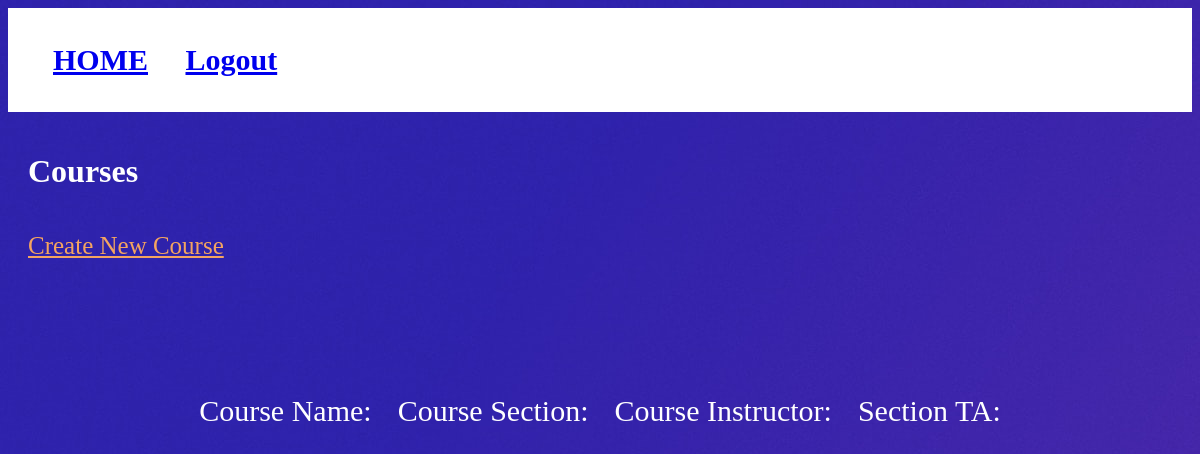
The page /home/viewcourse.html on the database as committed earlier.
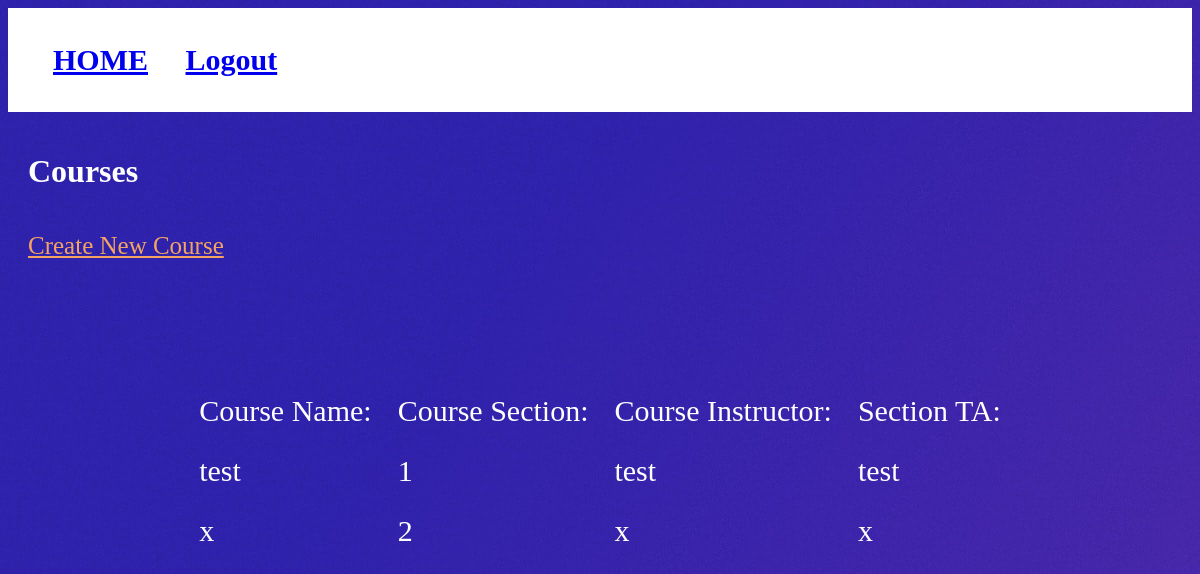
The same page on the database as committed later.
### PurplePanda/models.py (models this page shows, shortened)
class MyCourses(models.Model):
    courseName = models.CharField(max_length=20)
    courseSection = models.IntegerField(default=0)
    courseInstructor = models.CharField(max_length=50, default=None)
    courseTA = models.CharField(max_length=50, default=None)

### PurplePanda/views.py (the view, shortened to what this page needs)
# urls.py: path('home/viewcourse.html', ViewCourses.as_view()),
class ViewCourses(View):
    def get(self, request):
        x = list(MyCourses.objects.all())
        if x is None:
            return render(request, "viewcourse.html", {"print": "No Courses have been created yet!"})
        return render(request, "viewcourse.html", {"print": x})

### templates/viewcourse.html (shortened to what this page needs)
{% load static %}
<!DOCTYPE html>
<html lang="en">
<head>
    <link href="{% static 'css/loginstyle.css' %}" rel="stylesheet" type="text/css"/>
</head>
<body>
    <nav class= "navbar">
      <ul>
        <li><a href= "/home"> HOME</a></li>
        <li><a href= "login.html"> Logout </a></li>
      </ul>
    </nav>
    <h1 class="header2">Courses</h1>
    <a  class="create" href="createcourse.html">Create New Course</a>
    <div class="users">
        <table class="loginTable">
                <tr>
                    <td>Course Name: </td>
                    <td>Course Section: </td>
                    <td>Course Instructor: </td>
                    <td>Section TA: </td>
                </tr>
            {% for i in print %}
                <tr>
                    <td>{{ i.courseName }}</td>
                    <td>{{ i.courseSection }}</td>
                    <td>{{ i.courseInstructor }}</td>
                    <td>{{ i.courseTA }}</td>
                </tr>
            {% endfor %}
        </table>
    </div>
</body>
</html>

Rows that differ between the two databases and show on the page:
added MyCourses: courseName "test", courseSection "1", courseInstructor "test", courseTA "test"
added MyCourses: courseName "x", courseSection "2", courseInstructor "x", courseTA "x"
